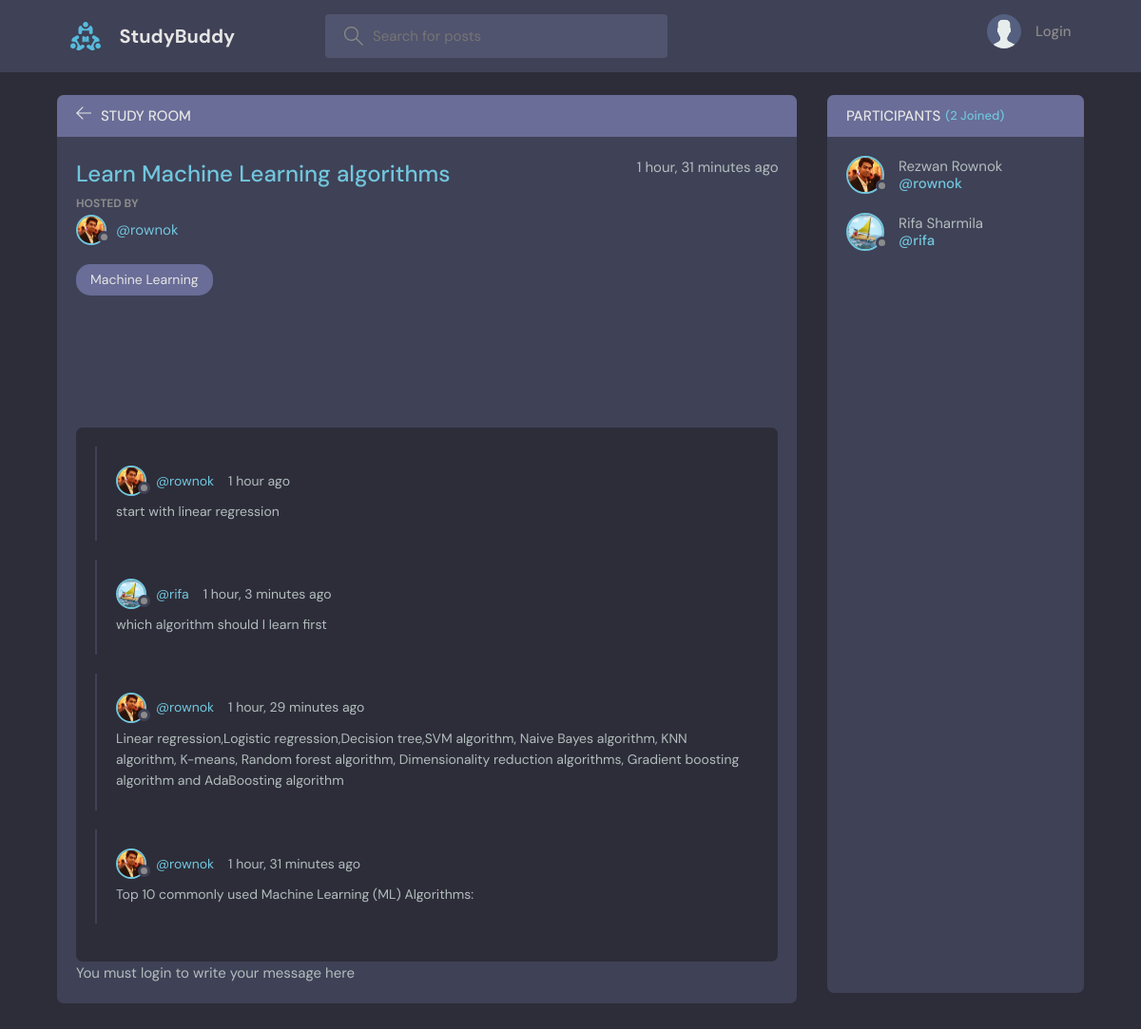
Page /room/2/ on the committed database.
### base/models.py (models this page shows, shortened)
class Room(models.Model):
    host = models.ForeignKey(User, on_delete=models.SET_NULL, null=True)
    topic = models.ForeignKey(Topic, on_delete=models.SET_NULL, null=True)
    name = models.CharField(max_length=200)
    description = models.TextField(null=True, blank=True)
    participants = models.ManyToManyField(
        User, related_name='participants', blank=True)
    updated = models.DateTimeField(auto_now=True)
    created = models.DateTimeField(auto_now_add=True)
    class Meta:
        ordering = ['-updated', '-created']

class User(AbstractUser):
    name = models.CharField(max_length=200, null=True)
    email = models.EmailField(unique=True, null=True)
    bio = models.TextField(null=True)
    avatar = models.ImageField(null=True, default="avatar.svg")
    USERNAME_FIELD = 'email'
    REQUIRED_FIELDS = ['username']

class Topic(models.Model):
    name = models.CharField(max_length=200)
    def __str__(self):
        return self.name

class Message(models.Model):
    user = models.ForeignKey(User, on_delete=models.CASCADE)
    room = models.ForeignKey(Room, on_delete=models.CASCADE)
    body = models.TextField()
    updated = models.DateTimeField(auto_now=True)
    created = models.DateTimeField(auto_now_add=True)
    class Meta:
        ordering = ['-updated', '-created']

### base/views.py (the view, shortened to what this page needs)
# urls.py: path('room/<str:pk>/', views.room, name="room"),
def room(request, pk):
    room = Room.objects.get(id=pk)
    room_messages = room.message_set.all()
    participants = room.participants.all()
    context = {'room': room, 'room_messages': room_messages,
               'participants': participants}
    return render(request, 'base/room.html', context)

### base/templates/base/room.html (shortened to what this page needs)
{% extends 'main.html' %} {% block content %}
<main class="profile-page layout layout--2">
  <div class="container">
    <div class="room">
      <div class="room__top">
        <div class="room__topLeft">
          <a href="{% url 'home' %}">
            <svg
              version="1.1"
              xmlns="http://www.w3.org/2000/svg"
              width="32"
              height="32"
              viewBox="0 0 32 32"
            >
              <title>arrow-left</title>
              <path
                d="M13.723 2.286l-13.723 13.714 13.719 13.714 1.616-1.611-10.96-10.96h27.625v-2.286h-27.625l10.965-10.965-1.616-1.607z"
              ></path>
            </svg>
          </a>
          <h3>Study Room</h3>
        </div>
      </div>
      <div class="room__box scroll">
        <div class="room__header scroll">
          <div class="room__info">
            <h3>{{room.name}}</h3>
            <span>{{room.created|timesince}} ago</span>
          </div>
          <div class="room__hosted">
            <p>Hosted By</p>
            <a
              href="{% url 'user-profile' room.host.id %}"
              class="room__author"
            >
              <div class="avatar avatar--small">
                <img src="{{room.host.avatar.url}}" />
              </div>
              <span>@{{room.host.username}}</span>
            </a>
          </div>
          <span class="room__topics">{{room.topic}}</span>
        </div>
        <div class="room__conversation">
          <div class="threads scroll">
            {% for message in room_messages %}
            <div class="thread">
              <div class="thread__top">
                <div class="thread__author">
                  <a
                    href="{% url 'user-profile' message.user.id %}"
                    class="thread__authorInfo"
                  >
                    <div class="avatar avatar--small">
                      <img src="{{message.user.avatar.url}}" />
                    </div>
                    <span>@{{message.user.username}}</span>
                  </a>
                  <span class="thread__date"
                    >{{message.created|timesince}} ago</span
                  >
                </div>
              </div>
              <div class="thread__details">{{message.body}}</div>
            </div>
            {% endfor %}
          </div>
        </div>
      </div>
      <div class="room__message">
        {% if user.is_authenticated %}
        <form action="" method="POST">
          {% csrf_token %}
          <input name="body" placeholder="Write your message here..." />
        </form>
        {% else %}
        <p>You must login to write your message here</p>
        {% endif %}
      </div>
    </div>
    <div class="participants">
      <h3 class="participants__top">
        Participants <span>({{participants.count}} Joined)</span>
      </h3>
      <div class="participants__list scroll">
        {% for user in participants %}
        <a href="{%  url 'user-profile' user.id %}" class="participant">
          <div class="avatar avatar--medium">
            <img src="{{user.avatar.url}}" />
          </div>
          <p>
            {{user.name}}
            <span>@{{user.username}}</span>
          </p>
        </a>
        {% endfor %}
      </div>
    </div>
  </div>
</main>
{% endblock content %}

### rows in the picture
Room: name "Learn Machine Learning algorithms", created "1 hour, 31 minutes", host.avatar (picture), host.username "rownok", topic "Machine Learning"
Message: user.avatar (picture), user.username "rownok", created "1 hour", body "start with linear regression"
Message: user.avatar (picture), user.username "rifa", created "1 hour, 3 minutes", body "which algorithm should I learn first"
Message: user.avatar (picture), user.username "rownok", created "1 hour, 29 minutes", body "Linear regression,Logistic regression,Decision tree,SVM algorithm, Naive Bayes algorithm, KNN algorithm, K-means, Random forest algorithm, Dimensionality reduction algorithms, Gradient boosting algorithm and AdaBoosting algorithm"
Message: user.avatar (picture), user.username "rownok", created "1 hour, 31 minutes", body "Top 10 commonly used Machine Learning (ML) Algorithms:"
User: avatar (picture), name "Rezwan Rownok", username "rownok"
User: avatar (picture), name "Rifa Sharmila", username "rifa"

### other values in the picture
{{ participants.count }} "2"
